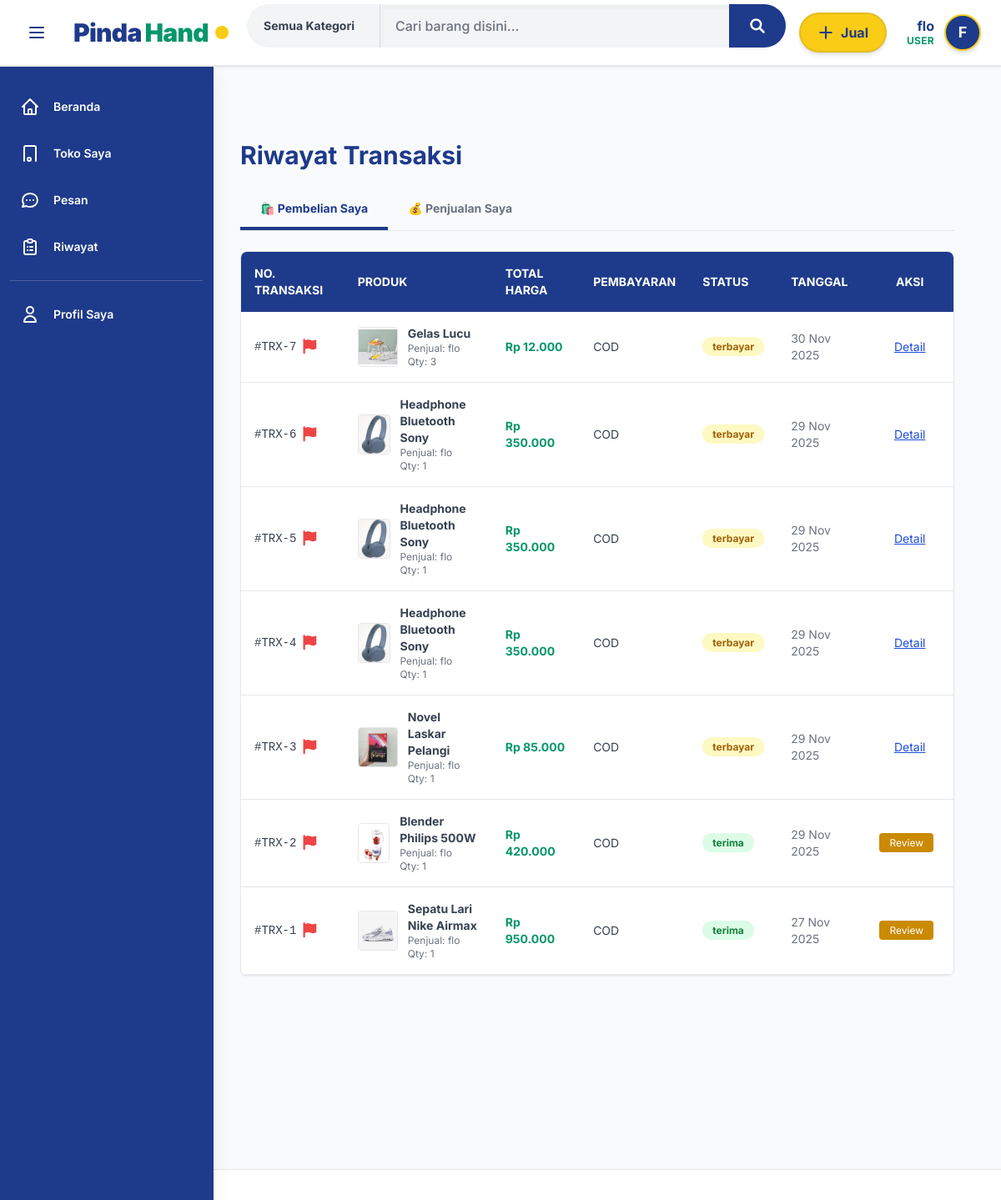
The app's page /views/transaction/history.php (signed in) with its own data.
### tables this page shows
CREATE TABLE `transaksi` (
  `id` int(11) NOT NULL,
  `buyer_id` int(11) NOT NULL,
  `product_id` int(11) NOT NULL,
  `total_harga` decimal(15,2) NOT NULL,
  `qty` int(11) NOT NULL,
  `nama_buyer` varchar(25) NOT NULL,
  `alamat_buyer` text DEFAULT NULL,
  `kota_buyer` varchar(100) DEFAULT NULL,
  `phone_buyer` varchar(20) DEFAULT NULL,
  `jenis_pembayaran` enum('transfer','cod','e-wallet') DEFAULT NULL,
  `jenis_pengiriman` enum('JNE','lion_parcel','instant') NOT NULL,
  `status` enum('terbayar','packing','kirim','terima') NOT NULL DEFAULT 'terbayar',
  `createdAt` timestamp NOT NULL DEFAULT current_timestamp()
);

CREATE TABLE `product` (
  `id` int(11) NOT NULL,
  `user_id` int(11) NOT NULL,
  `kategori_id` int(11) NOT NULL,
  `nama_product` varchar(150) NOT NULL,
  `harga` decimal(15,2) NOT NULL,
  `stok` int(11) DEFAULT 0,
  `description` text DEFAULT NULL,
  `photo` varchar(255) DEFAULT NULL,
  `status` enum('active','inactive') DEFAULT 'active',
  `createdAt` timestamp NOT NULL DEFAULT current_timestamp()
);

CREATE TABLE `user` (
  `id` int(11) NOT NULL,
  `username` varchar(50) NOT NULL,
  `email` varchar(100) NOT NULL,
  `password` varchar(255) NOT NULL,
  `photo` varchar(255) DEFAULT NULL,
  `alamat` text DEFAULT NULL,
  `kota` varchar(100) DEFAULT NULL,
  `phone` varchar(20) DEFAULT NULL,
  `status` enum('active','inactive') DEFAULT 'active',
  `role` enum('admin','user') DEFAULT 'user',
  `createdAt` timestamp NOT NULL DEFAULT current_timestamp()
);

### views/transaction/history.php (the view, shortened to what this page needs)
<link rel="stylesheet" href="https://cdnjs.cloudflare.com/ajax/libs/font-awesome/6.5.0/css/all.min.css">
<?php
include '../../config/conn.php';
include '../../views/layouts/header.php';
include '../../classes/transaksi.php';
$user_id = $_SESSION['user_id'];
$view = isset($_GET['view']) ? $_GET['view'] : 'pembelian';
if ($view == 'pembelian') {
    $sql = "SELECT t.*, p.nama_product, p.photo, u.username AS nama_penjual
            FROM transaksi t
            JOIN product p ON t.product_id = p.id
            JOIN user u ON p.user_id = u.id
            WHERE t.buyer_id = '$user_id'
            ORDER BY t.createdAt DESC";
}
$result = mysqli_query($conn, $sql);
?>
<div class="w-full max-w-7xl mx-auto px-4 sm:px-6 lg:px-8 py-10">
    <h1 class="text-3xl font-bold text-[#1E3A8A] mb-6">Riwayat Transaksi</h1>
    <div class="flex border-b border-gray-200 mb-6">
        <a href="?view=pembelian"
            class="px-6 py-3 text-sm font-bold <?= $view == 'pembelian' ? 'border-b-4 border-[#1E3A8A] text-[#1E3A8A]' : 'text-gray-500 hover:text-[#1E3A8A]' ?>">
            🛍️ Pembelian Saya
        </a>
        <a href="?view=penjualan"
            class="px-6 py-3 text-sm font-bold <?= $view == 'penjualan' ? 'border-b-4 border-[#1E3A8A] text-[#1E3A8A]' : 'text-gray-500 hover:text-[#1E3A8A]' ?>">
            💰 Penjualan Saya
        </a>
    </div>
    <div class="bg-white rounded-lg shadow-sm border border-gray-200 overflow-hidden">
        <table class="w-full text-left border-collapse">
            <thead class="bg-[#1E3A8A] text-white text-sm uppercase">
                <tr>
                    <th class="p-4">No. Transaksi</th>
                    <th class="p-4">Produk</th>
                    <th class="p-4">Total Harga</th>
                    <th class="p-4">Pembayaran</th>
                    <th class="p-4">Status</th>
                    <th class="p-4">Tanggal</th>
                    <th class="p-4 text-center">Aksi</th>
                </tr>
            </thead>
            <tbody class="text-sm text-gray-700">
                <?php if (mysqli_num_rows($result) > 0): ?>
                    <?php while ($row = mysqli_fetch_assoc($result)): ?>
                        <tr class="border-b hover:bg-gray-50 transition">
                            <td class="p-4">
                                <div class="flex items-center gap-2">
                                    <span class="font-mono">#TRX-<?= $row['id'] ?></span>
                                    <a href="report_transaction.php?id=<?= $row['id'] ?>"
                                        title="Laporkan Transaksi"
                                        class="text-red-500 hover:text-red-700 transition">
                                        <i class="fa-solid fa-flag text-lg"></i>
                                    </a>
                                </div>
                            </td>
                            <td class="p-4">
                                <div class="flex items-center gap-3">
                                    <img src="<?= BASE_URL ?>uploads/products/<?= $row['photo'] ?>"
                                        class="w-12 h-12 rounded object-cover border"
                                        onerror="this.src='https://placehold.co/100x100?text=No+Img'">
                                    <div>
                                        <p class="font-bold"><?= $row['nama_product'] ?></p>
                                        <p class="text-xs text-gray-500">
                                            <?= $view == 'pembelian' ? "Penjual: " . $row['nama_penjual'] : "Pembeli: " . $row['nama_pembeli'] ?>
                                        </p>
                                        <p class="text-xs text-gray-500">Qty: <?= $row['qty'] ?></p>
                                    </div>
                                </div>
                            </td>
                            <td class="p-4 font-bold text-[#059669]">
                                <?php
                                $nilai_total = isset($row['total_harga']) ? $row['total_harga'] : $row['harga'];
                                ?>
                                Rp <?= number_format($nilai_total, 0, ',', '.') ?>
                            </td>
                            <td class="p-4"><?= strtoupper($row['jenis_pembayaran']) ?></td>
                            <td class="p-4">
                                <?php if ($view == 'penjualan'): ?>
                                    <?= ucfirst($row['status']) ?>
                                <?php else: ?>
                                    <?php
                                    $status = $row['status'];
                                    $colors = [
                                        'terbayar' => 'bg-yellow-100 text-yellow-700',
                                        'packing'  => 'bg-blue-100 text-blue-700',
                                        'kirim'  => 'bg-indigo-100 text-indigo-700',
                                        'terima' => 'bg-green-100 text-green-700'
                                    ];
                                    ?>
                                    <span class="px-3 py-1 rounded-full text-xs font-bold <?= $colors[$status] ?? 'bg-gray-100 text-gray-600' ?>">
                                        <?= $status ?>
                                    </span>
                                <?php endif; ?>
                            </td>
                            <td class="p-4 text-gray-500">
                                <?= date('d M Y', strtotime($row['createdAt'])) ?>
                            </td>
                            <td class="p-4 text-center">
                                <?php if ($view == 'penjualan'): ?>
                                    <?php if ($row['status'] == 'terbayar'): ?>
                                        <a href="../../actions/update_status.php?id=<?= $row['id'] ?>&next=packing"
                                            class="bg-blue-600 text-white px-3 py-1 rounded text-xs hover:bg-blue-700">
                                            Packing
                                        </a>
                                    <?php elseif ($row['status'] == 'packing'): ?>
                                        <a href="../../actions/update_status.php?id=<?= $row['id'] ?>&next=kirim"
                                            class="bg-purple-600 text-white px-3 py-1 rounded text-xs hover:bg-purple-700">
                                            Dikirim
                                        </a>
                                    <?php else: ?>
                                        <span class="text-gray-400 italic">Tidak ada aksi</span>
                                    <?php endif; ?>
                                <?php else: ?>
                                    <?php if ($row['status'] == 'kirim'): ?>
                                        <a href="../../actions/update_status.php?id=<?= $row['id'] ?>&next=terima"
                                            class="bg-green-600 text-white px-3 py-1 rounded text-xs hover:bg-green-700">
                                            Terima Barang
                                        </a>
                                    <?php elseif ($row['status'] == 'terima'): ?>
                                        <a href="review.php?id=<?= $row['id'] ?>"
                                            class="bg-yellow-600 text-white px-3 py-1 rounded text-xs hover:bg-yellow-700 mr-2">
                                            Review
                                        </a>
                                    <?php else: ?>
                                        <a href="invoice.php?id=<?= $row['id'] ?>" class="text-blue-700 underline">Detail</a>
                                    <?php endif; ?>
                                <?php endif; ?>
                            </td>
                        </tr>
                    <?php endwhile; ?>
                <?php endif; ?>
            </tbody>
        </table>
    </div>
</div>
<?php include '../../views/layouts/footer.php'; ?>

### assets/css/style.css (style rules this page uses)
:root { --color-navy: #1E3A8A; --color-emerald: #059669; --color-yellow: #FACC15; --bg-slate: #F8FAFC; }

### records on screen
transaksi: id "7", product.photo (picture), product.nama_product "Gelas Lucu", buyer.username "flo", qty "3", total_harga "12.000", jenis_pembayaran "COD", status "terbayar", createdAt "30 Nov 2025"
transaksi: id "6", product.photo (picture), product.nama_product "Headphone Bluetooth Sony", buyer.username "flo", qty "1", total_harga "350.000", jenis_pembayaran "COD", status "terbayar", createdAt "29 Nov 2025"
transaksi: id "5", product.photo (picture), product.nama_product "Headphone Bluetooth Sony", buyer.username "flo", qty "1", total_harga "350.000", jenis_pembayaran "COD", status "terbayar", createdAt "29 Nov 2025"
transaksi: id "4", product.photo (picture), product.nama_product "Headphone Bluetooth Sony", buyer.username "flo", qty "1", total_harga "350.000", jenis_pembayaran "COD", status "terbayar", createdAt "29 Nov 2025"
transaksi: id "3", product.photo (picture), product.nama_product "Novel Laskar Pelangi", buyer.username "flo", qty "1", total_harga "85.000", jenis_pembayaran "COD", status "terbayar", createdAt "29 Nov 2025"
transaksi: id "2", product.photo (picture), product.nama_product "Blender Philips 500W", buyer.username "flo", qty "1", total_harga "420.000", jenis_pembayaran "COD", status "terima", createdAt "29 Nov 2025"
transaksi: id "1", product.photo (picture), product.nama_product "Sepatu Lari Nike Airmax", buyer.username "flo", qty "1", total_harga "950.000", jenis_pembayaran "COD", status "terima", createdAt "27 Nov 2025"

### other values on screen
$_SESSION['username'] "flo"
$_SESSION['role'] "USER"
substr($_SESSION['username'], 0, 1) "F"
